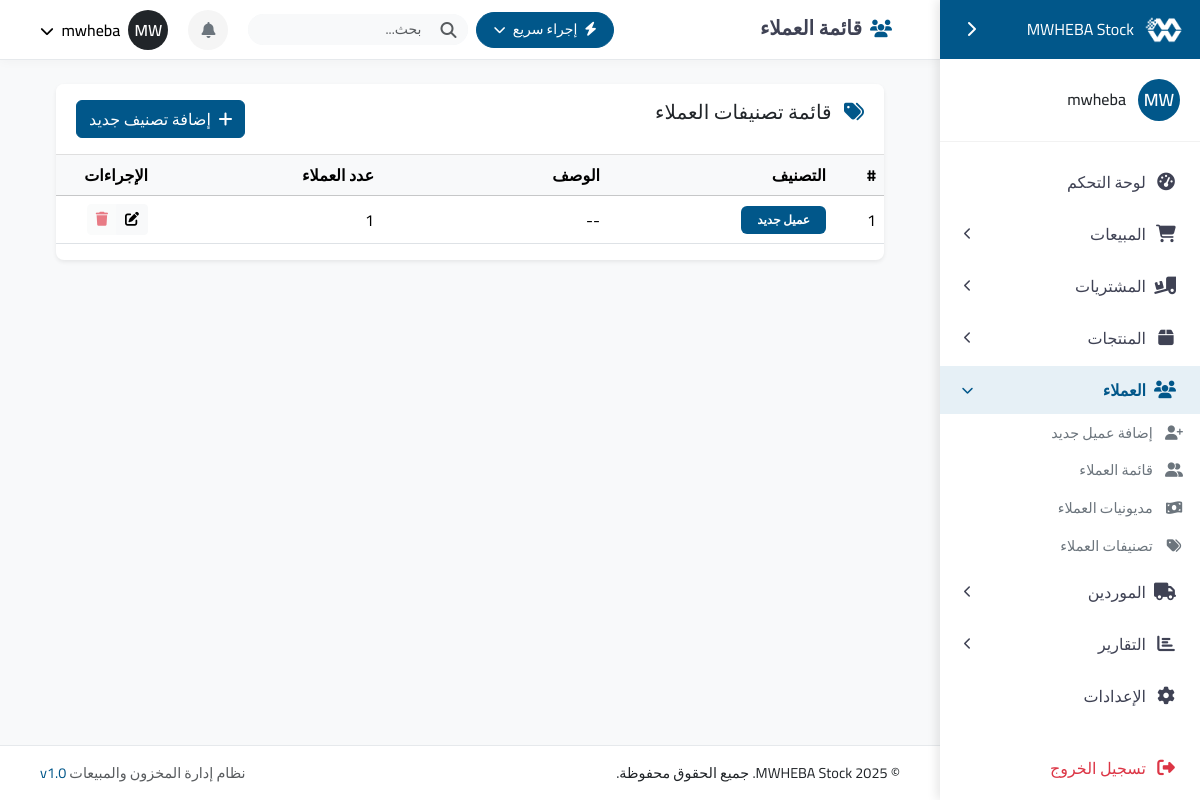
The page /customers/categories/ (signed in) on the database as committed earlier.
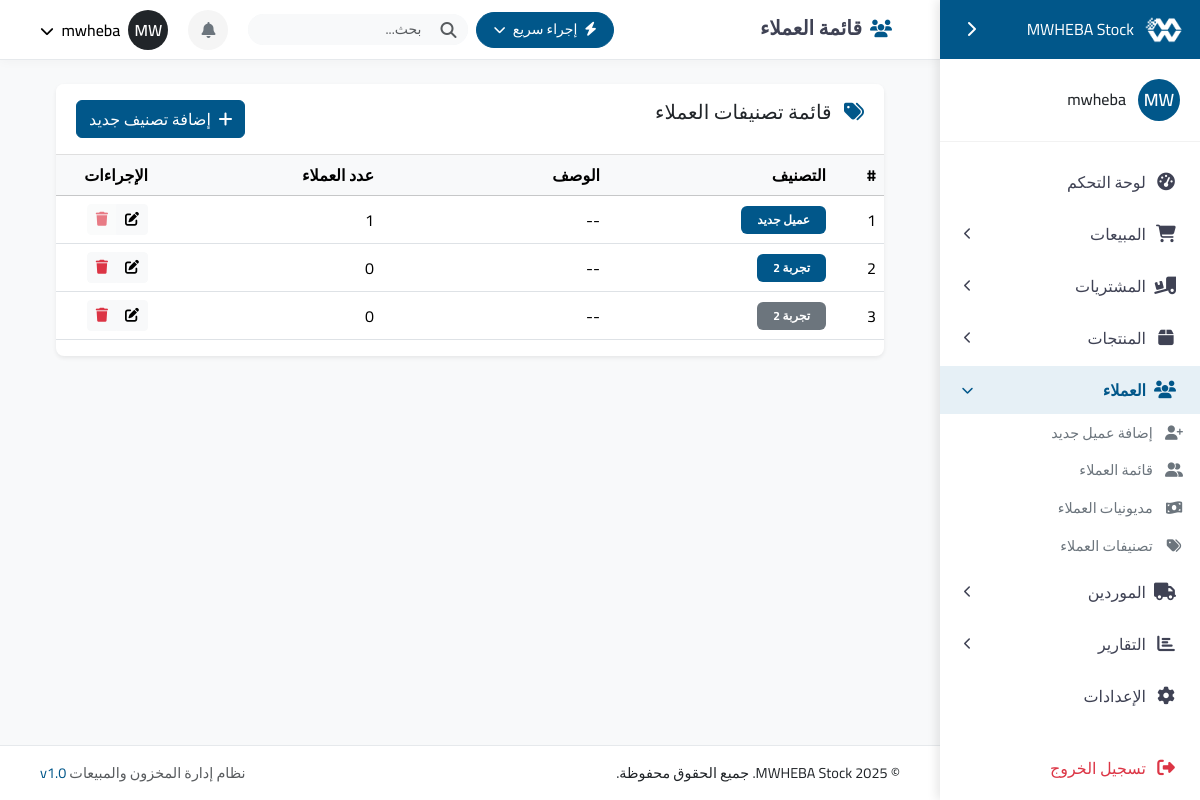
The same page on the database as committed later.
### customers/models.py (models this page shows, shortened)
class CustomerCategory(models.Model):
    name = models.CharField(_("اسم التصنيف"), max_length=100)
    color_code = models.CharField(_("لون التصنيف"), max_length=20, default="primary")
    description = models.TextField(_("وصف"), blank=True, null=True)
    created_at = models.DateTimeField(_("تاريخ الإنشاء"), auto_now_add=True)
    class Meta:
        verbose_name = _("تصنيف العملاء")
        verbose_name_plural = _("تصنيفات العملاء")
        ordering = ['name']

### customers/views.py (the view)
# urls.py: path('categories/', views.category_list, name='customer-categories'),
@login_required
def category_list(request):
    categories = CustomerCategory.objects.all().annotate(
        customer_count=Count('customers')
    )
    if request.method == 'POST':
        if 'category_id' in request.POST:
            category_id = request.POST.get('category_id')
            category = get_object_or_404(CustomerCategory, id=category_id)
            category.name = request.POST.get('name')
            category.color_code = request.POST.get('color_code', 'primary')
            category.description = request.POST.get('description', '')
            category.save()
            messages.success(request, _('تم تحديث التصنيف بنجاح'))
            return redirect('customer-categories')
        elif 'delete_category' in request.POST:
            category_id = request.POST.get('category_id')
            category = get_object_or_404(CustomerCategory, id=category_id)
            category.delete()
            messages.success(request, _('تم حذف التصنيف بنجاح'))
            return redirect('customer-categories')
        else:
            form = CustomerCategoryForm(request.POST)
            if form.is_valid():
                form.save()
                messages.success(request, _('تم إضافة التصنيف بنجاح'))
                return redirect('customer-categories')
    else:
        form = CustomerCategoryForm()
    context = {
        'categories': categories,
        'form': form
    }
    return render(request, 'customers/category_list.html', context)

### customers/forms.py
class CustomerCategoryForm(forms.ModelForm):
    class Meta:
        model = CustomerCategory
        fields = ['name', 'color_code', 'description']
        widgets = {
            'name': forms.TextInput(attrs={'class': 'form-control'}),
            'color_code': forms.Select(attrs={'class': 'form-select color-select'}, choices=[
                ('primary', _('أزرق')),
                ('secondary', _('رمادي')),
                ('success', _('أخضر')),
                ('danger', _('أحمر')),
                ('warning', _('أصفر')),
                ('info', _('سماوي')),
                ('dark', _('أسود')),
            ]),
            'description': forms.Textarea(attrs={'class': 'form-control', 'rows': 3}),
        }
        labels = {
            'name': _('اسم التصنيف'),
            'color_code': _('لون التصنيف'),
            'description': _('الوصف'),
        }

### accounts/models.py (called while the page is built)
    def get_initials(self):
        initials = ""
        if self.first_name:
            initials += self.first_name[0]
        if self.last_name:
            initials += self.last_name[0]
        if not initials:
            initials = self.username[0:2]
        return initials.upper()

### templates/customers/category_list.html (shortened to what this page needs)
{% extends 'base.html' %}
{% load i18n %}
{% load crispy_forms_tags %}
{% block content %}
<div class="container-fluid">
    <div class="row">
        <div class="col-12">
            <div class="card shadow-sm">
                <div class="card-header bg-white py-3">
                    <h5 style="display: contents;" class="mb-0"><i class="fas fa-tags text-primary me-2"></i> قائمة تصنيفات العملاء</h5>
                        <button style="float: inline-end;" class="btn btn-primary" data-bs-toggle="modal" data-bs-target="#addCategoryModal">
                            <i class="fas fa-plus me-1"></i> إضافة تصنيف جديد
                        </button>
                </div>
                <div class="card-body p-0">
                    <div class="table-responsive">
                        <table class="table table-hover align-middle">
                            <thead class="table-light">
                                <tr>
                                    <th width="50">#</th>
                                    <th>التصنيف</th>
                                    <th>الوصف</th>
                                    <th>عدد العملاء</th>
                                    <th width="100">الإجراءات</th>
                                </tr>
                            </thead>
                            <tbody>
                                {% for category in categories %}
                                <tr>
                                    <td>{{ forloop.counter }}</td>
                                    <td>
                                        <span class="badge bg-{{ category.color_code }} px-3 py-2">{{ category.name }}</span>
                                    </td>
                                    <td>{{ category.description|default:"--" }}</td>
                                    <td>{{ category.customer_count }}</td>
                                    <td>
                                        <div class="btn-group btn-group-sm">
                                            <button class="btn btn-light edit-category"
                                                   data-id="{{ category.id }}"
                                                   data-name="{{ category.name }}"
                                                   data-color="{{ category.color_code }}"
                                                   data-description="{{ category.description|default:'' }}"
                                                   data-bs-toggle="modal"
                                                   data-bs-target="#editCategoryModal">
                                                <i class="fas fa-edit"></i>
                                            </button>
                                            <button class="btn btn-light text-danger delete-category"
                                                   data-id="{{ category.id }}"
                                                   data-name="{{ category.name }}"
                                                   data-bs-toggle="modal"
                                                   data-bs-target="#deleteCategoryModal"
                                                   {% if category.customer_count > 0 %}disabled title="لا يمكن حذف التصنيف المرتبط بعملاء"{% endif %}>
                                                <i class="fas fa-trash"></i>
                                            </button>
                                        </div>
                                    </td>
                                </tr>
                                {% endfor %}
                            </tbody>
                        </table>
                    </div>
                </div>
            </div>
        </div>
    </div>
</div>
{% endblock %}

Rows that differ between the two databases and show on the page:
added CustomerCategory: name "تجربة 2", description "--", customer_count "0"
added CustomerCategory: name "تجربة 2", description "--", customer_count "0", color_code "secondary" (drawn)
